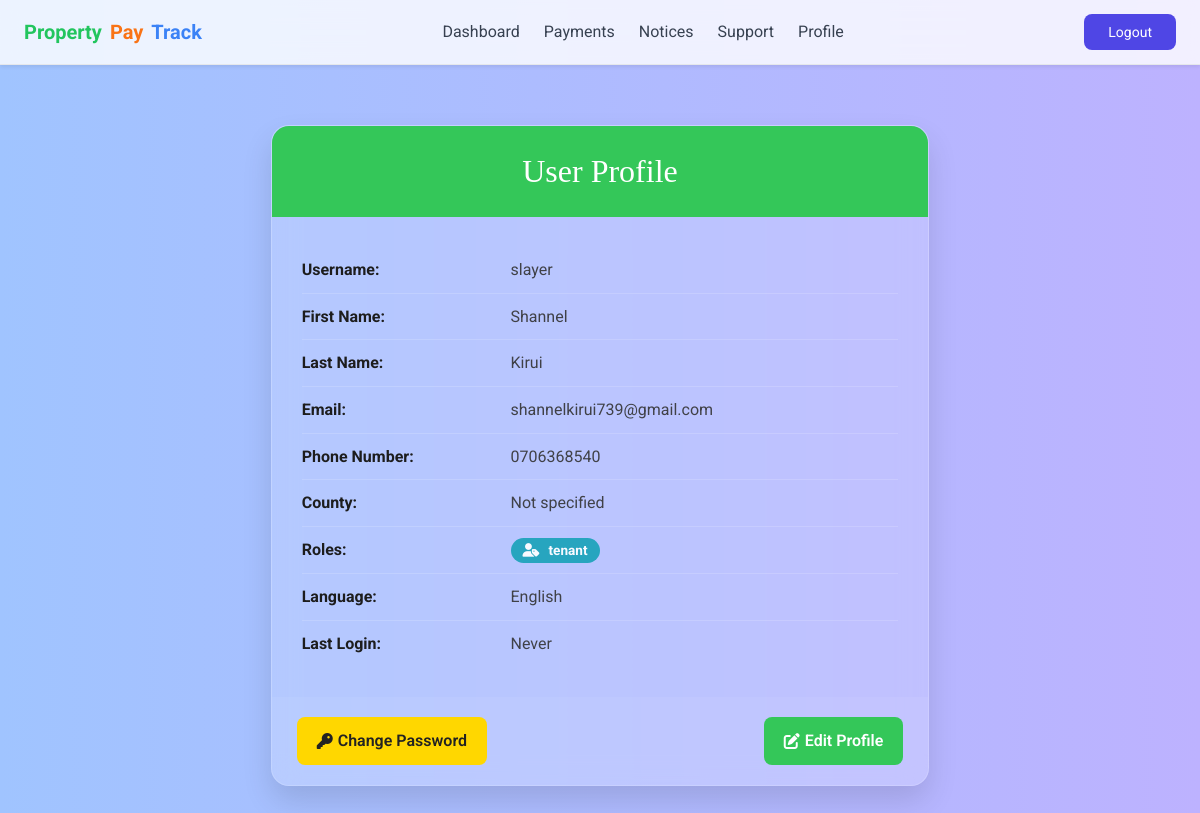
Page /auth/profile (signed in) on the committed database.
### app/models.py (models this page shows, shortened)
class User(db.Model, UserMixin):
    __tablename__ = 'user'
    id = db.Column(db.Integer, primary_key=True)
    username = db.Column(db.String(255), unique=True, nullable=True)
    email = db.Column(db.String(120), unique=True, nullable=False)
    password = db.Column(db.String(255), nullable=True)
    is_oauth_user = db.Column(db.Boolean, default=False, nullable=False)
    active = db.Column(db.Boolean(), default=True)
    fs_uniquifier = db.Column(db.String(64), unique=True, nullable=False)
    confirmed_at = db.Column(db.DateTime)
    last_login_at = db.Column(db.DateTime)
    current_login_at = db.Column(db.DateTime)
    last_login_ip = db.Column(db.String(100))
    current_login_ip = db.Column(db.String(100))
    login_count = db.Column(db.Integer)
    first_name = db.Column(db.String(100))
    last_name = db.Column(db.String(100))
    phone_number = db.Column(db.String(20))
    county_id = db.Column(db.Integer, db.ForeignKey('county.id', ondelete='SET NULL'), nullable=True)
    county = db.relationship('County', backref='users')
    language = db.Column(db.String(10), default='en')
    notification_preferences = db.Column(db.Text, default='{}')
    roles = db.relationship('Role', secondary='roles_users', backref=db.backref('users', lazy='dynamic'))
    properties = db.relationship('Property', backref='landlord', lazy=True)
    tenant_profile = db.relationship('Tenant', uselist=False, backref='user', cascade="all, delete-orphan")
    payments_made = db.relationship('Payment', backref='payer', lazy=True)
    audit_logs = db.relationship('AuditLog', backref='user', lazy=True)
    @property
    def prefs(self):
        try:
            return json.loads(self.notification_preferences) if self.notification_preferences else {}
        except json.JSONDecodeError:
            return {}
    def has_role(self, role):
        return any(r.name == role for r in self.roles)

class Role(db.Model):
    __tablename__ = 'role'
    id = db.Column(db.Integer, primary_key=True)
    name = db.Column(db.String(50), unique=True, nullable=False)
    description = db.Column(db.String(255))

### app/auth/routes.py (the view)
@auth.route('/profile')
@login_required
def profile():
    try:
        return render_template('security/profile.html', user=current_user)
    except Exception as e:
        current_app.logger.error(f"Profile view error: {traceback.format_exc()}")
        flash(_l('Unable to load your profile.'), 'danger')
        return redirect(url_for('main.index'))

### app/templates/security/profile.html (shortened to what this page needs)
<!DOCTYPE html>
<html lang="en">
<head>
    <link href="https://cdn.jsdelivr.net/npm/bootstrap@5.3.0/dist/css/bootstrap.min.css" rel="stylesheet">
    <link href="https://cdnjs.cloudflare.com/ajax/libs/font-awesome/6.4.0/css/all.min.css" rel="stylesheet">
    <link href="https://unpkg.com/aos@2.3.1/dist/aos.css" rel="stylesheet">
    <link href="https://cdn.jsdelivr.net/npm/tailwindcss@2.2.19/dist/tailwind.min.css" rel="stylesheet">
</head>
<body data-aos-easing="ease" data-aos-duration="1200">
    <nav class="bg-white/80 backdrop-blur-md border-b border-gray-200 shadow-sm sticky top-0 z-50">
        <div class="max-w-7xl mx-auto px-4 sm:px-6 lg:px-8">
            <div class="flex justify-between h-16">
                <div class="flex items-center space-x-4">
                    <a href="{{ url_for('main.landlord_dashboard') }}" class="flex items-center space-x-2 text-xl font-semibold text-gray-800 navbar-brand-ppt">
                        <span class="text-green-500 font-bold">Property</span><span class="text-orange-500 font-bold">Pay</span><span class="text-blue-500 font-bold">Track</span>
                    </a>
                </div>
                <div class="hidden md:flex items-center space-x-6">
                    {% if current_user.has_role('landlord') %}
                        <a href="{{ url_for('main.landlord_dashboard') }}" class="text-gray-700 hover:text-indigo-600 transition">Dashboard</a>
                        <a href="{{ url_for('main.properties_list') }}" class="text-gray-700 hover:text-indigo-600 transition">Properties</a>
                        <a href="{{ url_for('main.tenants_list') }}" class="text-gray-700 hover:text-indigo-600 transition">Tenants</a>
                        <a href="{{ url_for('main.payments_history') }}" class="text-gray-700 hover:text-indigo-600 transition">Payments</a>
                        <a href="{{ url_for('main.assign_property') }}" class="text-gray-700 hover:text-indigo-600 transition">Assign Property</a>
                    {% elif current_user.has_role('tenant') %}
                        <a href="{{ url_for('main.tenant_dashboard') }}" class="text-gray-700 hover:text-indigo-600 transition">Dashboard</a>
                        <a href="{{ url_for('main.tenant_make_payment') }}" class="text-gray-700 hover:text-indigo-600 transition">Payments</a>
                        <a href="#" class="text-gray-700 hover:text-indigo-600 transition">Notices</a>
                        <a href="#" class="text-gray-700 hover:text-indigo-600 transition">Support</a>
                    {% endif %}
                    <a href="{{ url_for('auth.profile') }}" class="text-gray-700 hover:text-indigo-600 transition">Profile</a>
                </div>
                <div class="flex items-center space-x-4">
                    <a href="{{ url_for('auth.logout') }}" class="hidden md:inline-block text-sm text-white bg-indigo-600 hover:bg-indigo-700 px-4 py-2 rounded-lg transition">
                        Logout
                    </a>
                </div>
            </div>
        </div>
    </nav>
    <div class="profile-wrapper">
        <div class="container">
            <div class="row justify-content-center" data-aos="fade-up">
                <div class="col-lg-8">
                    <div class="profile-card">
                        <div class="profile-header">
                            {{ _('User Profile') }}
                        </div>
                        <div class="profile-body">
                            <div class="info-row">
                                <div class="info-label">{{ _('Username') }}:</div>
                                <div class="info-value">{{ user.username }}</div>
                            </div>
                            <div class="info-row">
                                <div class="info-label">{{ _('First Name') }}:</div>
                                <div class="info-value">{{ user.first_name or _('Not provided') }}</div>
                            </div>
                            <div class="info-row">
                                <div class="info-label">{{ _('Last Name') }}:</div>
                                <div class="info-value">{{ user.last_name or _('Not provided') }}</div>
                            </div>
                            <div class="info-row">
                                <div class="info-label">{{ _('Email') }}:</div>
                                <div class="info-value">{{ user.email }}</div>
                            </div>
                            <div class="info-row">
                                <div class="info-label">{{ _('Phone Number') }}:</div>
                                <div class="info-value">{{ user.phone_number or _('Not provided') }}</div>
                            </div>
                            <div class="info-row">
                                <div class="info-label">{{ _('County') }}:</div>
                                <div class="info-value">{{ user.county.name if user.county else _('Not specified') }}</div>
                            </div>
                            <div class="info-row">
                                <div class="info-label">{{ _('Roles') }}:</div>
                                <div class="info-value">
                                    {% if user.roles %}
                                        {% for role in user.roles %}
                                            <span class="badge bg-info me-1"><i class="fas fa-user-tag me-1"></i>{{ role.name }}</span>
                                        {% endfor %}
                                    {% else %}
                                        {{ _('No roles') }}
                                    {% endif %}
                                </div>
                            </div>
                            <div class="info-row">
                                <div class="info-label">{{ _('Language') }}:</div>
                                <div class="info-value">
                                    {% if user.language == 'en' %}
                                        {{ _('English') }}
                                    {% elif user.language == 'sw' %}
                                        {{ _('Swahili') }}
                                    {% else %}
                                        {{ _('Not set') }}
                                    {% endif %}
                                </div>
                            </div>
                            <div class="info-row">
                                <div class="info-label">{{ _('Last Login') }}:</div>
                                <div class="info-value">
                                    {{ user.current_login_at.strftime('%Y-%m-%d %H:%M:%S') if user.current_login_at else _('Never') }}
                                </div>
                            </div>
                        </div>
                        <div class="profile-footer">
                            <a href="{{ url_for('auth.forgot_password') }}" class="btn btn-warning btn-custom">
                                <i class="fas fa-key"></i> {{ _('Change Password') }}
                            </a>
                            <a href="{{ url_for('auth.edit_profile') }}" class="btn btn-primary btn-custom">
                                <i class="fas fa-edit"></i> {{ _('Edit Profile') }}
                            </a>
                        </div>
                    </div>
                </div>
            </div>
        </div>
    </div>
</body>
</html>

### app/templates/security/profile.html (style rules this page uses)
:root { --primary: #34c759; --secondary: #2aa648; --accent: #ffd700; --text: #1d1d1d; --white: #ffffff; --bg: #f4f8fb; --glass: rgba(255, 255, 255, 0.15); --indigo-600: #4f46e5; --indigo-700: #4338ca; --gray-700: #374151; --gray-800: #1f2937; }
body { font-family: 'Roboto', sans-serif; background: linear-gradient(to right, #a0c4ff, #bdb2ff); background-size: cover; background-attachment: fixed; color: var(--text); margin: 0; line-height: 1.6; }
nav { background-color: rgba(255, 255, 255, 0.8); -webkit-backdrop-filter: blur(14px); backdrop-filter: blur(14px); border-bottom: 1px solid #e5e7eb; box-shadow: 0 1px 2px 0 rgba(0, 0, 0, 0.05); position: sticky; top: 0; z-index: 50; }
nav .max-w-7xl { max-width: 80rem; margin-left: auto; margin-right: auto; padding-left: 1rem; padding-right: 1rem; }
@media (min-width: 640px) { nav .max-w-7xl { padding-left: 1.5rem; padding-right: 1.5rem; } }
@media (min-width: 1024px) { nav .max-w-7xl { padding-left: 2rem; padding-right: 2rem; } }
nav .flex { display: flex; }
nav .justify-between { justify-content: space-between; }
nav .h-16 { height: 4rem; }
nav .items-center { align-items: center; }
nav .space-x-6 > *:not(:first-child) { margin-left: 1.5rem; }
nav .text-xl { font-size: 1.25rem; line-height: 1.75rem; }
nav .font-semibold { font-weight: 600; }
nav .text-gray-800 { color: var(--gray-800); }
.navbar-brand-ppt span.text-green-500 { color: #22c55e; }
.navbar-brand-ppt span.text-orange-500 { color: #f97316; }
.navbar-brand-ppt span.text-blue-500 { color: #3b82f6; }
nav .text-gray-700 { color: var(--gray-700); }
nav .transition { transition-property: color, background-color, border-color, text-decoration-color, fill, stroke; transition-timing-function: cubic-bezier(0.4, 0, 0.2, 1); transition-duration: 150ms; }
nav .text-sm { font-size: 0.875rem; line-height: 1.25rem; }
nav .text-white { color: var(--white); }
nav .bg-indigo-600 { background-color: var(--indigo-600); }
nav .px-4 { padding-left: 1rem; padding-right: 1rem; }
nav .py-2 { padding-top: 0.5rem; padding-bottom: 0.5rem; }
nav .rounded-lg { border-radius: 0.5rem; }
nav .hidden { display: none; }
@media (min-width: 768px) { nav .md\:flex { display: flex; } }
@media (min-width: 768px) { nav .md\:inline-block { display: inline-block; } }
.profile-wrapper { padding: 60px 20px; min-height: 100vh; position: relative; }
.profile-card { backdrop-filter: blur(14px); -webkit-backdrop-filter: blur(14px); background-color: var(--glass); border: 1px solid rgba(255, 255, 255, 0.2); border-radius: 18px; box-shadow: 0 15px 30px rgba(0, 0, 0, 0.12); overflow: hidden; }
.profile-header { background-color: var(--primary); color: var(--white); padding: 20px 25px; font-family: 'Playfair Display', serif; font-size: 2rem; text-align: center; }
.profile-body { padding: 30px; }
.info-row { display: flex; flex-wrap: wrap; padding: 10px 0; border-bottom: 1px solid rgba(255, 255, 255, 0.15); align-items: center; }
.info-row:last-child { border-bottom: none; }
.info-label { flex: 0 0 35%; font-weight: bold; color: var(--text); }
.info-value { flex: 1; opacity: 0.9; color: #333; word-break: break-word; }
.badge.bg-info { background-color: #17a2b8 !important; border-radius: 20px; padding: 6px 12px; font-size: 0.85rem; display: inline-flex; align-items: center; gap: 5px; }
.profile-footer { display: flex; justify-content: space-between; padding: 20px 25px; background-color: rgba(255, 255, 255, 0.05); gap: 15px; }
.btn-custom { padding: 12px 20px; font-weight: 600; font-size: 1rem; border-radius: 8px; transition: all 0.3s ease; text-decoration: none; display: inline-flex; align-items: center; justify-content: center; gap: 5px; }
.btn-custom.btn-primary { background-color: var(--primary); color: var(--white); border: none; }
.btn-custom.btn-warning { background-color: var(--accent); color: #222; border: none; }

### rows in the picture
User: username "slayer", first_name "Shannel", last_name "Kirui", email "shannelkirui739@gmail.com", phone_number "0706368540", current_login_at "Never"
Role: name "tenant"

### other values in the picture
{{ user.county.name if user.county else _('Not specified') }} "Not specified"
